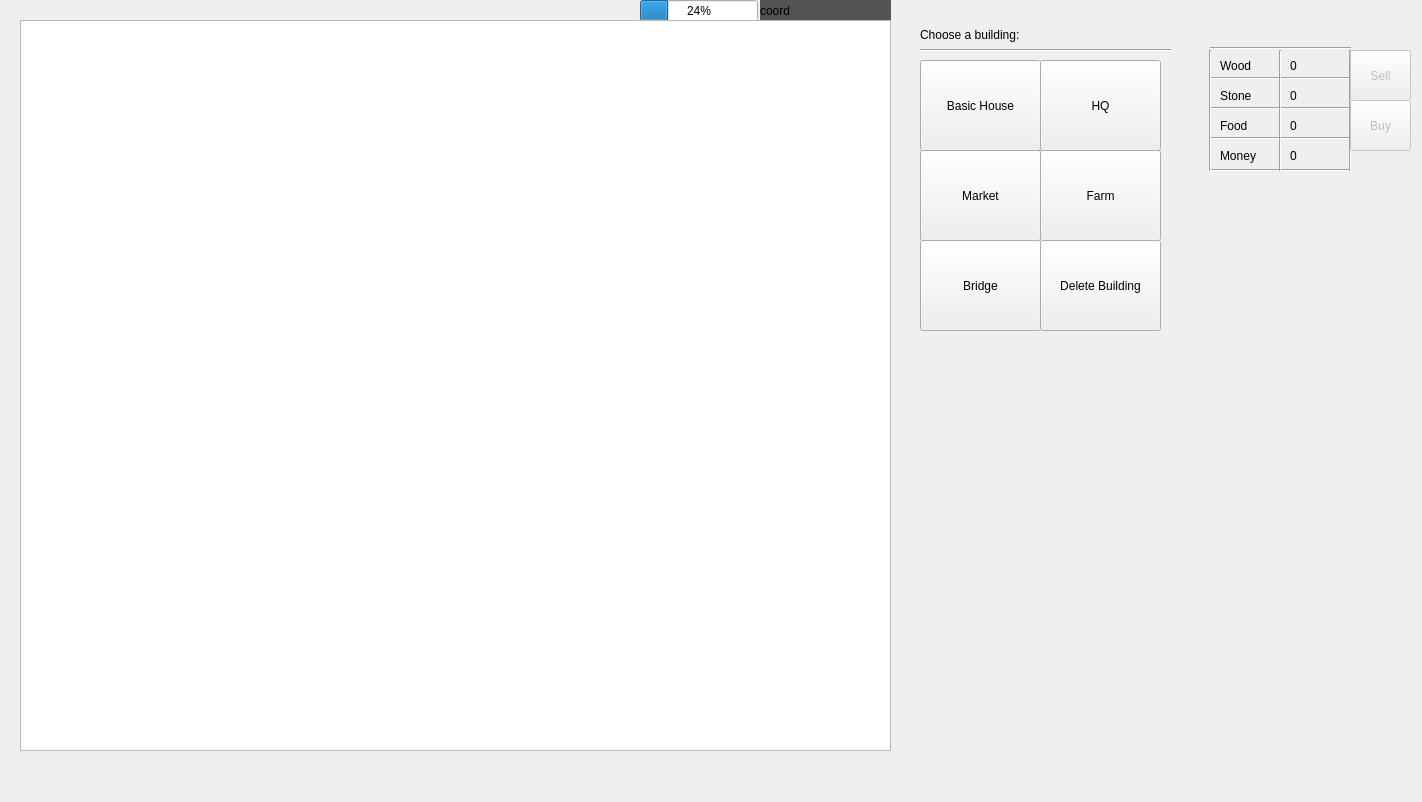
<?xml version="1.0" encoding="UTF-8"?>
<ui version="4.0">
 <class>MainWindow</class>
 <widget class="QMainWindow" name="MainWindow">
  <property name="enabled">
   <bool>true</bool>
  </property>
  <property name="geometry">
   <rect>
    <x>0</x>
    <y>0</y>
    <width>1422</width>
    <height>802</height>
   </rect>
  </property>
  <property name="windowTitle">
   <string>MainWindow</string>
  </property>
  <property name="autoFillBackground">
   <bool>false</bool>
  </property>
  <widget class="QWidget" name="centralWidget">
   <widget class="QGraphicsView" name="graphicsView">
    <property name="geometry">
     <rect>
      <x>20</x>
      <y>20</y>
      <width>871</width>
      <height>731</height>
     </rect>
    </property>
   </widget>
   <widget class="QLabel" name="buildingLabel">
    <property name="geometry">
     <rect>
      <x>920</x>
      <y>20</y>
      <width>249</width>
      <height>29</height>
     </rect>
    </property>
    <property name="text">
     <string>Choose a building:</string>
    </property>
   </widget>
   <widget class="Line" name="line">
    <property name="geometry">
     <rect>
      <x>920</x>
      <y>40</y>
      <width>251</width>
      <height>20</height>
     </rect>
    </property>
    <property name="autoFillBackground">
     <bool>false</bool>
    </property>
    <property name="orientation">
     <enum>Qt::Horizontal</enum>
    </property>
   </widget>
   <widget class="QToolButton" name="houseSelectionButton">
    <property name="geometry">
     <rect>
      <x>920</x>
      <y>60</y>
      <width>121</width>
      <height>91</height>
     </rect>
    </property>
    <property name="mouseTracking">
     <bool>false</bool>
    </property>
    <property name="toolTip">
     <string>&lt;html&gt;&lt;head/&gt;&lt;body&gt;&lt;p&gt;&lt;br/&gt;&lt;/p&gt;&lt;p&gt;Build a basic house. Cost: 50 Wood, 50 Stone&lt;/p&gt;&lt;p&gt;Houses conquer land in a 2 tile radius.&lt;/p&gt;&lt;/body&gt;&lt;/html&gt;</string>
    </property>
    <property name="toolTipDuration">
     <number>5000</number>
    </property>
    <property name="text">
     <string>Basic House</string>
    </property>
   </widget>
   <widget class="QToolButton" name="farmSelectionButton">
    <property name="geometry">
     <rect>
      <x>1040</x>
      <y>150</y>
      <width>121</width>
      <height>91</height>
     </rect>
    </property>
    <property name="toolTip">
     <string>&lt;html&gt;&lt;head/&gt;&lt;body&gt;&lt;p&gt;Build a Farm.&lt;/p&gt;&lt;p&gt;Cost: 50 Money, 50 Wood.&lt;/p&gt;&lt;p&gt;Farms can be as a one time source of 100 food. Does not conquer any land.&lt;/p&gt;&lt;/body&gt;&lt;/html&gt;</string>
    </property>
    <property name="toolTipDuration">
     <number>5000</number>
    </property>
    <property name="text">
     <string>Farm</string>
    </property>
   </widget>
   <widget class="QLabel" name="coordinateLabel">
    <property name="geometry">
     <rect>
      <x>760</x>
      <y>0</y>
      <width>131</width>
      <height>21</height>
     </rect>
    </property>
    <property name="styleSheet">
     <string notr="true">background-color: rgb(84, 82, 82);</string>
    </property>
    <property name="text">
     <string>coord</string>
    </property>
   </widget>
   <widget class="QToolButton" name="deleteBuildingButton">
    <property name="geometry">
     <rect>
      <x>1040</x>
      <y>240</y>
      <width>121</width>
      <height>91</height>
     </rect>
    </property>
    <property name="toolTip">
     <string>&lt;html&gt;&lt;head/&gt;&lt;body&gt;&lt;p&gt;Delete selected building. Does not remove conquered land, but does not refund any spent resources.&lt;/p&gt;&lt;/body&gt;&lt;/html&gt;</string>
    </property>
    <property name="text">
     <string>Delete Building</string>
    </property>
   </widget>
   <widget class="QToolButton" name="hqSelectionButton">
    <property name="geometry">
     <rect>
      <x>1040</x>
      <y>60</y>
      <width>121</width>
      <height>91</height>
     </rect>
    </property>
    <property name="toolTip">
     <string>&lt;html&gt;&lt;head/&gt;&lt;body&gt;&lt;p&gt;Build a Headquarters.&lt;/p&gt;&lt;p&gt;Cost: 500 Money, 100 Food, 500 Wood, 500 Stone&lt;/p&gt;&lt;p&gt;Headquarters allow you to build in the nearby area, and conquers land in a 3 tile radius.&lt;/p&gt;&lt;/body&gt;&lt;/html&gt;</string>
    </property>
    <property name="toolTipDuration">
     <number>5000</number>
    </property>
    <property name="text">
     <string>HQ</string>
    </property>
   </widget>
   <widget class="QToolButton" name="marketSelectionButton">
    <property name="geometry">
     <rect>
      <x>920</x>
      <y>150</y>
      <width>121</width>
      <height>91</height>
     </rect>
    </property>
    <property name="mouseTracking">
     <bool>true</bool>
    </property>
    <property name="toolTip">
     <string>&lt;html&gt;&lt;head/&gt;&lt;body&gt;&lt;p&gt;Build a Market&lt;/p&gt;&lt;p&gt;Cost: 50 Food, 50 Wood, 50 Stone&lt;/p&gt;&lt;p&gt;Market conquers land in a 2 tile radius and allows you to use the sell button.&lt;/p&gt;&lt;/body&gt;&lt;/html&gt;</string>
    </property>
    <property name="toolTipDuration">
     <number>5000</number>
    </property>
    <property name="text">
     <string>Market</string>
    </property>
   </widget>
   <widget class="QToolButton" name="bridgeSelectionButton">
    <property name="geometry">
     <rect>
      <x>920</x>
      <y>240</y>
      <width>121</width>
      <height>91</height>
     </rect>
    </property>
    <property name="mouseTracking">
     <bool>true</bool>
    </property>
    <property name="toolTip">
     <string>&lt;html&gt;&lt;head/&gt;&lt;body&gt;&lt;p&gt;Build a Bridge.&lt;/p&gt;&lt;p&gt;Cost: 20 Wood.&lt;/p&gt;&lt;p&gt;Bridges can be used to pass water areas. They also conquer land in a 1 tile radius.&lt;/p&gt;&lt;p&gt;&lt;br/&gt;&lt;/p&gt;&lt;/body&gt;&lt;/html&gt;</string>
    </property>
    <property name="toolTipDuration">
     <number>5000</number>
    </property>
    <property name="text">
     <string>Bridge</string>
    </property>
   </widget>
   <widget class="QProgressBar" name="progressBar">
    <property name="geometry">
     <rect>
      <x>640</x>
      <y>0</y>
      <width>118</width>
      <height>21</height>
     </rect>
    </property>
    <property name="value">
     <number>24</number>
    </property>
   </widget>
   <widget class="QLabel" name="label_3">
    <property name="geometry">
     <rect>
      <x>1220</x>
      <y>50</y>
      <width>41</width>
      <height>31</height>
     </rect>
    </property>
    <property name="text">
     <string>Wood</string>
    </property>
   </widget>
   <widget class="QLabel" name="label_4">
    <property name="geometry">
     <rect>
      <x>1220</x>
      <y>80</y>
      <width>41</width>
      <height>31</height>
     </rect>
    </property>
    <property name="text">
     <string>Stone</string>
    </property>
   </widget>
   <widget class="QLabel" name="label_5">
    <property name="geometry">
     <rect>
      <x>1220</x>
      <y>110</y>
      <width>41</width>
      <height>31</height>
     </rect>
    </property>
    <property name="text">
     <string>Food</string>
    </property>
   </widget>
   <widget class="QLabel" name="label_6">
    <property name="geometry">
     <rect>
      <x>1220</x>
      <y>140</y>
      <width>51</width>
      <height>31</height>
     </rect>
    </property>
    <property name="text">
     <string>Money</string>
    </property>
   </widget>
   <widget class="Line" name="line_3">
    <property name="geometry">
     <rect>
      <x>1210</x>
      <y>40</y>
      <width>141</width>
      <height>16</height>
     </rect>
    </property>
    <property name="orientation">
     <enum>Qt::Horizontal</enum>
    </property>
   </widget>
   <widget class="Line" name="line_4">
    <property name="geometry">
     <rect>
      <x>1210</x>
      <y>70</y>
      <width>141</width>
      <height>16</height>
     </rect>
    </property>
    <property name="orientation">
     <enum>Qt::Horizontal</enum>
    </property>
   </widget>
   <widget class="Line" name="line_5">
    <property name="geometry">
     <rect>
      <x>1210</x>
      <y>100</y>
      <width>141</width>
      <height>16</height>
     </rect>
    </property>
    <property name="orientation">
     <enum>Qt::Horizontal</enum>
    </property>
   </widget>
   <widget class="Line" name="line_6">
    <property name="geometry">
     <rect>
      <x>1210</x>
      <y>130</y>
      <width>141</width>
      <height>16</height>
     </rect>
    </property>
    <property name="orientation">
     <enum>Qt::Horizontal</enum>
    </property>
   </widget>
   <widget class="Line" name="line_7">
    <property name="geometry">
     <rect>
      <x>1210</x>
      <y>155</y>
      <width>141</width>
      <height>31</height>
     </rect>
    </property>
    <property name="orientation">
     <enum>Qt::Horizontal</enum>
    </property>
   </widget>
   <widget class="Line" name="line_8">
    <property name="geometry">
     <rect>
      <x>1200</x>
      <y>50</y>
      <width>20</width>
      <height>121</height>
     </rect>
    </property>
    <property name="orientation">
     <enum>Qt::Vertical</enum>
    </property>
   </widget>
   <widget class="Line" name="line_9">
    <property name="geometry">
     <rect>
      <x>1270</x>
      <y>50</y>
      <width>20</width>
      <height>121</height>
     </rect>
    </property>
    <property name="orientation">
     <enum>Qt::Vertical</enum>
    </property>
   </widget>
   <widget class="Line" name="line_10">
    <property name="geometry">
     <rect>
      <x>1340</x>
      <y>50</y>
      <width>20</width>
      <height>121</height>
     </rect>
    </property>
    <property name="orientation">
     <enum>Qt::Vertical</enum>
    </property>
   </widget>
   <widget class="QLabel" name="woodLabel">
    <property name="geometry">
     <rect>
      <x>1290</x>
      <y>50</y>
      <width>51</width>
      <height>31</height>
     </rect>
    </property>
    <property name="text">
     <string>0</string>
    </property>
   </widget>
   <widget class="QLabel" name="stoneLabel">
    <property name="geometry">
     <rect>
      <x>1290</x>
      <y>80</y>
      <width>51</width>
      <height>31</height>
     </rect>
    </property>
    <property name="text">
     <string>0</string>
    </property>
   </widget>
   <widget class="QLabel" name="foodLabel">
    <property name="geometry">
     <rect>
      <x>1290</x>
      <y>110</y>
      <width>51</width>
      <height>31</height>
     </rect>
    </property>
    <property name="text">
     <string>0</string>
    </property>
   </widget>
   <widget class="QLabel" name="moneyLabel">
    <property name="geometry">
     <rect>
      <x>1290</x>
      <y>140</y>
      <width>51</width>
      <height>31</height>
     </rect>
    </property>
    <property name="text">
     <string>0</string>
    </property>
   </widget>
   <widget class="QLabel" name="infoboxlabel">
    <property name="geometry">
     <rect>
      <x>480</x>
      <y>750</y>
      <width>411</width>
      <height>20</height>
     </rect>
    </property>
    <property name="text">
     <string/>
    </property>
   </widget>
   <widget class="QToolButton" name="sellButton">
    <property name="enabled">
     <bool>false</bool>
    </property>
    <property name="geometry">
     <rect>
      <x>1350</x>
      <y>50</y>
      <width>61</width>
      <height>51</height>
     </rect>
    </property>
    <property name="mouseTracking">
     <bool>false</bool>
    </property>
    <property name="toolTip">
     <string>&lt;html&gt;&lt;head/&gt;&lt;body&gt;&lt;p&gt;Sell 50 Wood and 50 Stone for 50 Gold. Requires the Market.&lt;/p&gt;&lt;/body&gt;&lt;/html&gt;</string>
    </property>
    <property name="toolTipDuration">
     <number>5000</number>
    </property>
    <property name="text">
     <string>Sell</string>
    </property>
   </widget>
   <widget class="QToolButton" name="buyButton">
    <property name="enabled">
     <bool>false</bool>
    </property>
    <property name="geometry">
     <rect>
      <x>1350</x>
      <y>100</y>
      <width>61</width>
      <height>51</height>
     </rect>
    </property>
    <property name="mouseTracking">
     <bool>false</bool>
    </property>
    <property name="toolTip">
     <string>&lt;html&gt;&lt;head/&gt;&lt;body&gt;&lt;p&gt;Buy 50 Wood and 50 Stone for 50 Gold. Requires the Market.&lt;/p&gt;&lt;/body&gt;&lt;/html&gt;</string>
    </property>
    <property name="toolTipDuration">
     <number>5000</number>
    </property>
    <property name="text">
     <string>Buy</string>
    </property>
   </widget>
   <zorder>buildingLabel</zorder>
   <zorder>line</zorder>
   <zorder>houseSelectionButton</zorder>
   <zorder>farmSelectionButton</zorder>
   <zorder>coordinateLabel</zorder>
   <zorder>deleteBuildingButton</zorder>
   <zorder>hqSelectionButton</zorder>
   <zorder>marketSelectionButton</zorder>
   <zorder>bridgeSelectionButton</zorder>
   <zorder>progressBar</zorder>
   <zorder>label_3</zorder>
   <zorder>label_4</zorder>
   <zorder>label_5</zorder>
   <zorder>label_6</zorder>
   <zorder>line_3</zorder>
   <zorder>line_4</zorder>
   <zorder>line_5</zorder>
   <zorder>line_6</zorder>
   <zorder>line_7</zorder>
   <zorder>line_8</zorder>
   <zorder>line_9</zorder>
   <zorder>line_10</zorder>
   <zorder>woodLabel</zorder>
   <zorder>stoneLabel</zorder>
   <zorder>foodLabel</zorder>
   <zorder>moneyLabel</zorder>
   <zorder>graphicsView</zorder>
   <zorder>infoboxlabel</zorder>
   <zorder>sellButton</zorder>
   <zorder>buyButton</zorder>
  </widget>
  <widget class="QMenuBar" name="menuBar">
   <property name="geometry">
    <rect>
     <x>0</x>
     <y>0</y>
     <width>1422</width>
     <height>20</height>
    </rect>
   </property>
  </widget>
 </widget>
 <layoutdefault spacing="6" margin="11"/>
 <resources/>
 <connections/>
</ui>
